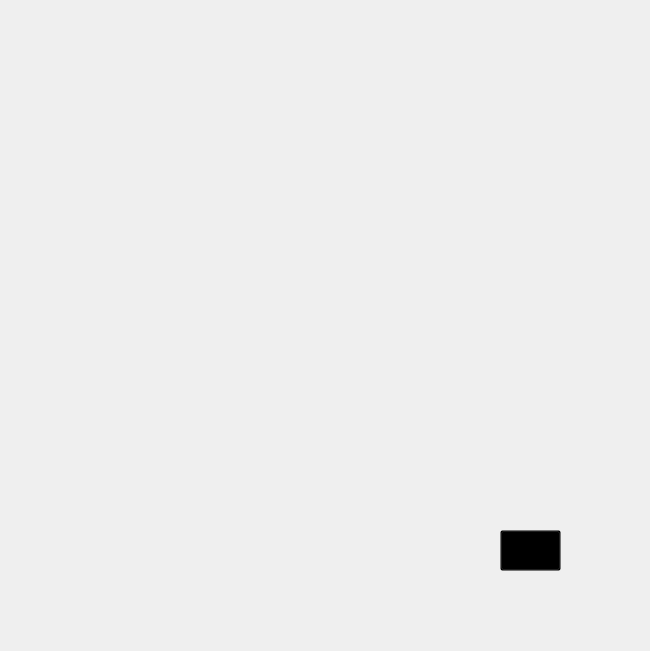
<?xml version="1.0" encoding="UTF-8"?>
<ui version="4.0">
 <class>MainWindow</class>
 <widget class="QMainWindow" name="MainWindow">
  <property name="geometry">
   <rect>
    <x>0</x>
    <y>0</y>
    <width>650</width>
    <height>651</height>
   </rect>
  </property>
  <property name="minimumSize">
   <size>
    <width>650</width>
    <height>650</height>
   </size>
  </property>
  <property name="windowTitle">
   <string>MainWindow</string>
  </property>
  <widget class="QWidget" name="centralwidget">
   <widget class="QLabel" name="label">
    <property name="geometry">
     <rect>
      <x>0</x>
      <y>0</y>
      <width>650</width>
      <height>650</height>
     </rect>
    </property>
    <property name="minimumSize">
     <size>
      <width>650</width>
      <height>650</height>
     </size>
    </property>
    <property name="text">
     <string/>
    </property>
    <property name="pixmap">
     <pixmap resource="../telasa.qrc">:/telas/4 palheiro.jpg</pixmap>
    </property>
    <property name="scaledContents">
     <bool>true</bool>
    </property>
   </widget>
   <widget class="QPushButton" name="trollButton">
    <property name="geometry">
     <rect>
      <x>500</x>
      <y>530</y>
      <width>61</width>
      <height>41</height>
     </rect>
    </property>
    <property name="styleSheet">
     <string notr="true">background-color: rgba(0,0,0,0);</string>
    </property>
    <property name="text">
     <string/>
    </property>
   </widget>
  </widget>
 </widget>
 <resources>
  <include location="../telasa.qrc"/>
 </resources>
 <connections/>
</ui>
